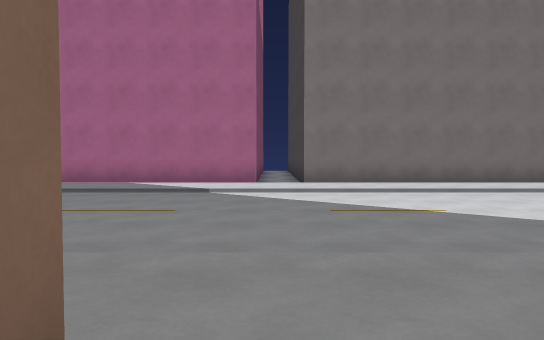
[1] (above)

24 first-person views from a walk through a 3-D level made in the Godot game engine. The camera is 1.4 m above the floor, tilts 2° down and sees 70° across. The floor is counted in squares, 2 m on a side. Each view is taken from the middle of a square. On the plan, view 1 faces up. The plan holds only what a view shows up to about 11 squares ahead; the rest is blank. The place goes on beyond the plan.

[2]
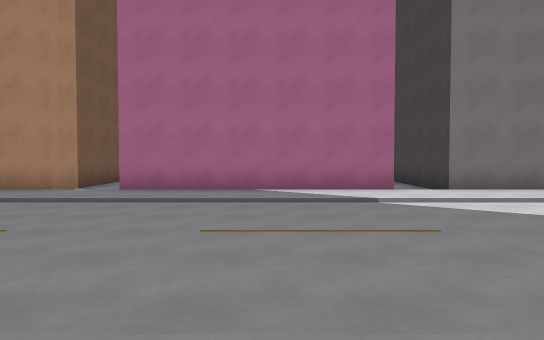

[3]
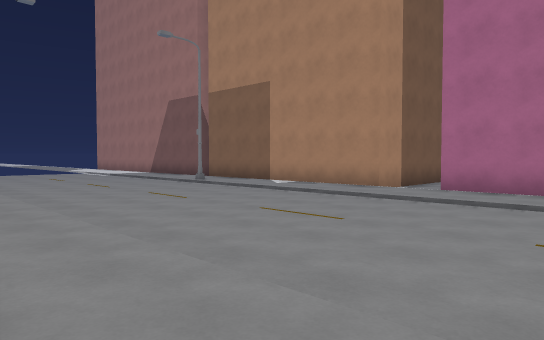

[4]
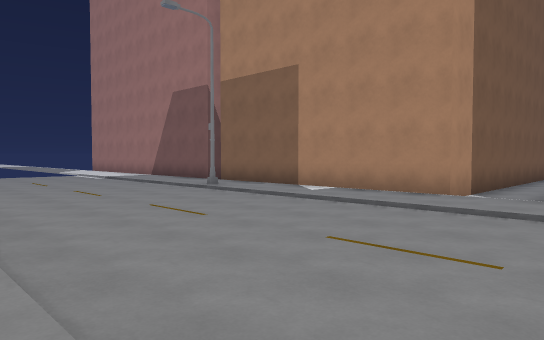

[5]
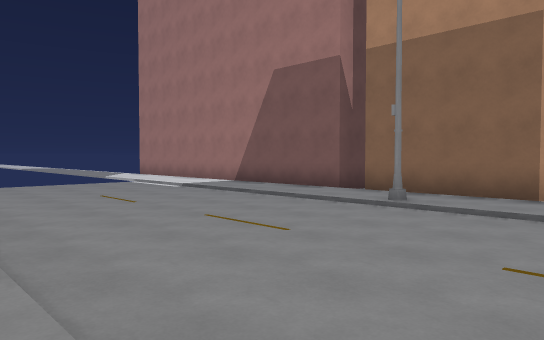

[6]
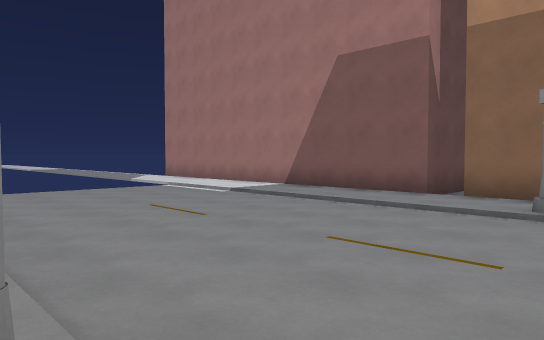

[7]
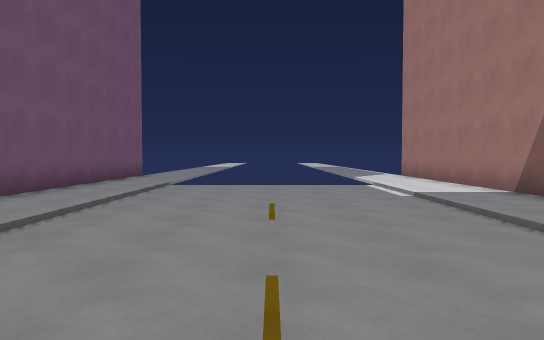

[8]
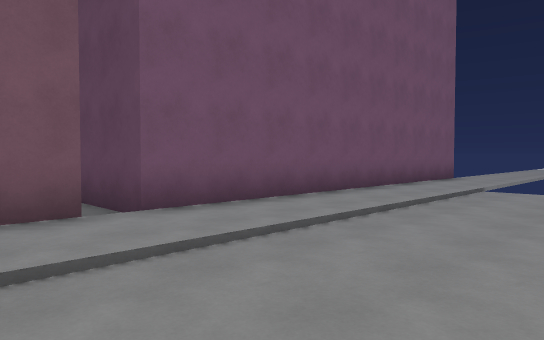

[9]
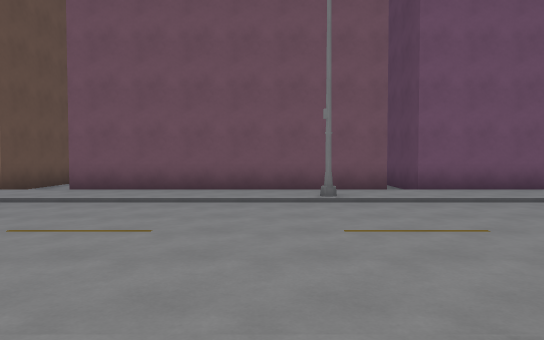

[10]
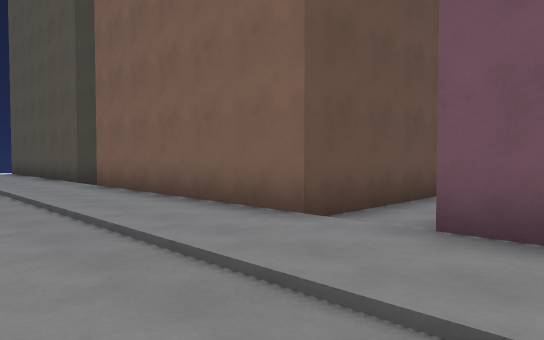

[11]
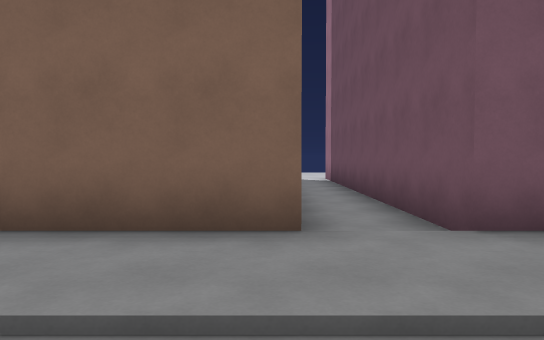

[12]
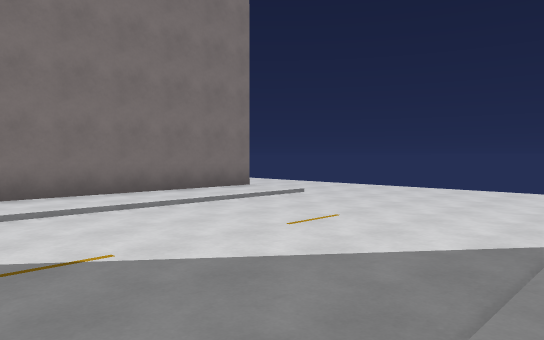

[13]
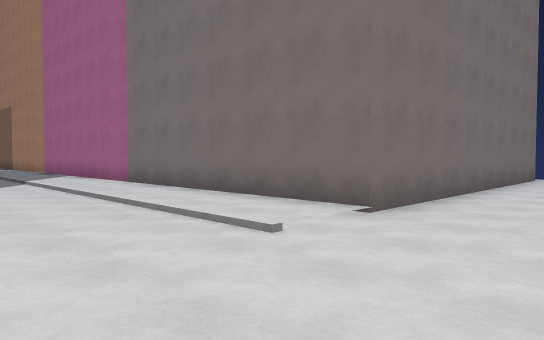

[14]
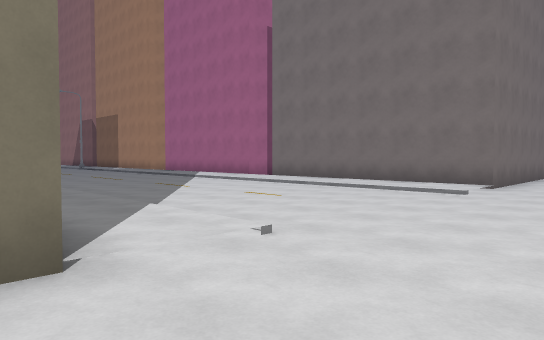

[15]
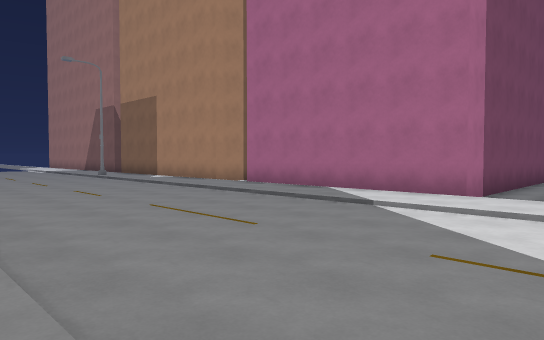

[16]
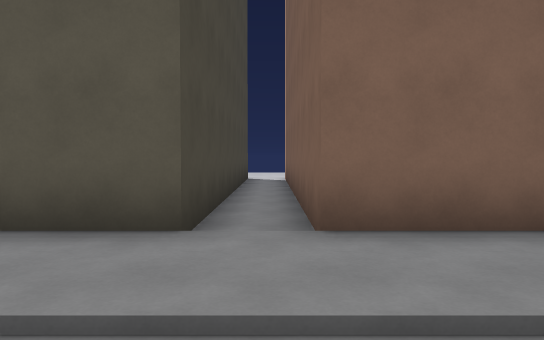

[17]
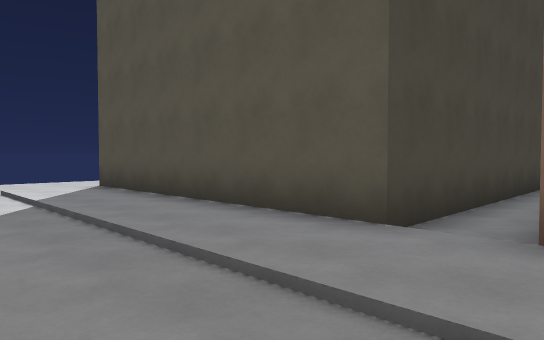

[18]
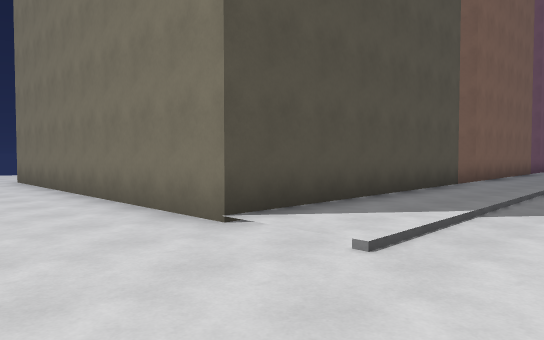

[19]
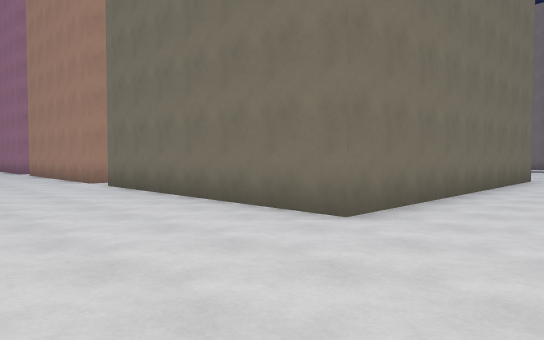

[20]
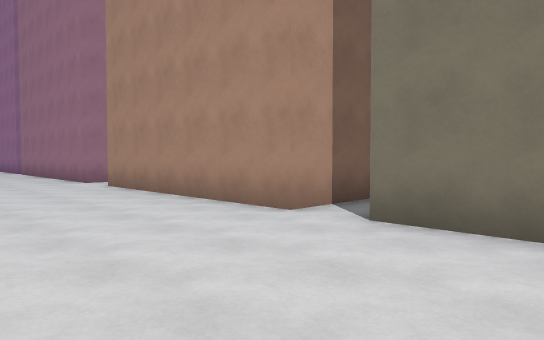

[21]
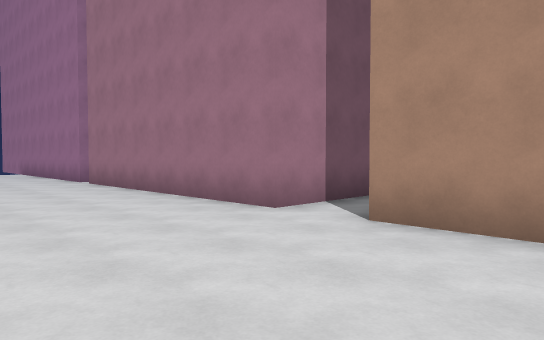

[22]
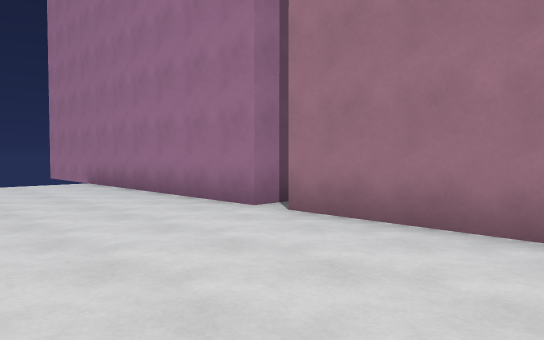

[23]
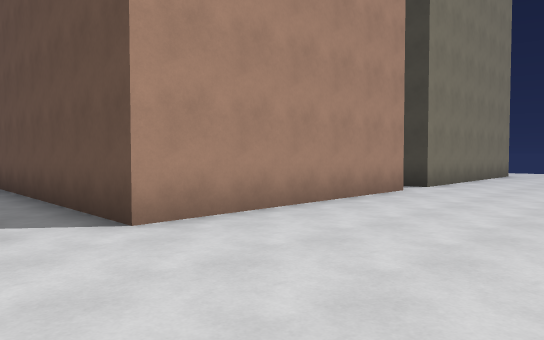

[24]
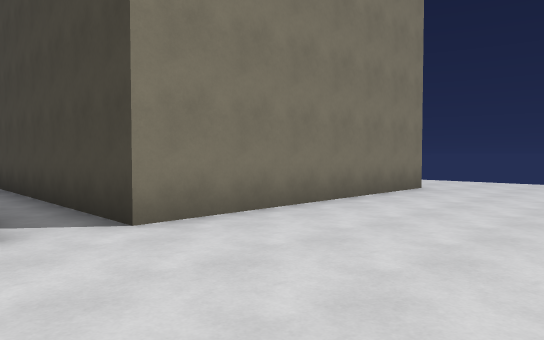

### Floor plan
Points are (right, up) in squares from view 1. A wall is a line through its corners. A room is listed if a view was taken in it or the views show most of it. See-through windows are left out.
Room 1 (views 1, 2, 3, 4, 5, 6, 7, 8, 9, 10, 11, 12, 13, 14, 15, 16, 17, 18, 19, 20, 21, 22, 23, 24)
walls: (-6.2, 0.8) (-0.4, 0.8) (-0.4, -8.2) (-6.2, -8.2) (-6.2, 0.8); (0.8, 0.8) (7.5, 0.8) (7.5, -8.2) (0.8, -8.2) (0.8, 0.8); (-14.5, 0.8) (-7.7, 0.8) (-7.7, -8.2) (-14.5, -8.2); (-7.7, 14.9) (-7.7, 9.3) (-14.5, 9.3); (-15.1, -8.2) (-22.9, -8.2); (-0.4, 15.2) (-0.4, 9.3) (-6.2, 9.3); (-15.1, 11) (-15.1, 9.3) (-23.1, 9.3); (-24.4, 0.8) (-15.1, 0.8) (-15.1, -1); (7.5, 18) (7.5, 9.3) (0.8, 9.3) (0.8, 12)

Positions as (right, up) in squares from view 1, and headings:
1: (0, 0), facing up
2: (-3, 1), facing up
3: (-3, 1), facing up-left
4: (-5, 2), facing up-left
5: (-10, 2), facing up-left
6: (-12, 2), facing up-left
7: (-12, 5), facing left
8: (-13, 5), facing down-left
9: (-12, 9), facing down
10: (-9, 4), facing down-right
11: (-6, 4), facing down
12: (1, 2), facing up-right
13: (10, 5), facing up-left
14: (10, 0), facing up-left
15: (2, 2), facing up-left
16: (0, 4), facing down
17: (-1, 4), facing down-right
18: (10, 4), facing down-left
19: (10, -12), facing up-left
20: (3, -12), facing up-left
21: (-4, -12), facing up-left
22: (-11, -12), facing up-left
23: (-8, -12), facing up-right
24: (-1, -12), facing up-right
